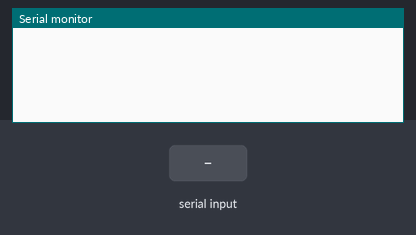
Simulated run of this sketch. Board: Arduino Uno, built with avr-gcc and run on an emulated ATmega328P. Parts: the last lines printed to the serial monitor. The inputs (shaded band) are chosen by the test bench.

Above: at 1.2 s.
1.3 s: "1" received over the second serial link
At 3.2 s:
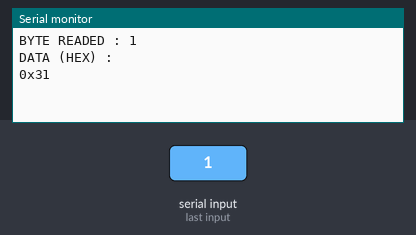
3.8 s: "0" received over the second serial link
At 5.2 s:
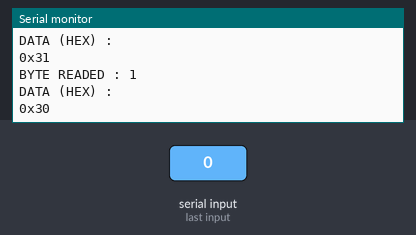
5.3 s: "2" received over the second serial link
At 7.4 s:
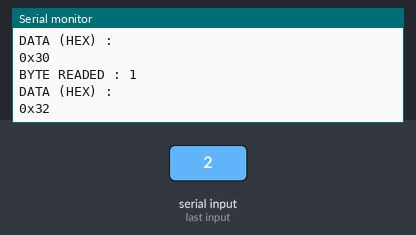

The sketch:

HC05_listener.ino
```cpp
/*
 Name:		HC_05_listener.ino
 Created:	18/05/2019 16:03:52
 Author:	AlzoxX76
*/
#include <SoftwareSerial.h>

#define HC05_TX 13 // TODO : select your TX pin
#define HC05_RX 12 // TODO : select your RX pin
#define DEBUG
#ifdef DEBUG
#define printD(...) Serial.print(__VA_ARGS__)
#define printlnD(...) Serial.println(__VA_ARGS__)
#else
#define printD(x)
#define printlnD(x)
#endif

SoftwareSerial HC05(HC05_RX, HC05_TX);


void setup()
{
	pinMode(HC05_RX, INPUT);
	pinMode(HC05_TX, OUTPUT);
	HC05.begin(9600);
	Serial.begin(9600);
}


void loop() {

	uint8_t buffer[1024]; // BUFFER

	if (HC05.available())
	{
		size_t readed = HC05.readBytes(buffer, sizeof(buffer)); // read data from HC-05
		Serial.print("BYTE READED : ");
		Serial.println(readed); // show how many bytes has been readed
		Serial.println("DATA (HEX) : ");

		// Loop for show the content of the buffer in hex
		for (uint16_t i = 0; i < readed; i++)
		{
			if(i != 0)
				Serial.print(", ");
			Serial.print("0x");
			if (buffer[i] < 16)
				Serial.print("0");
			Serial.print(buffer[i], HEX);
		}
		Serial.println("");
	}

}
```

Measured:
- after the input at 1.3 s, the serial monitor: prints a new line after 1.0 s (image 1)
- after the input at 3.8 s, the serial monitor: prints a new line after 1.0 s (image 2)
- after the input at 5.3 s, the serial monitor: prints a new line after 1.0 s (image 3)
